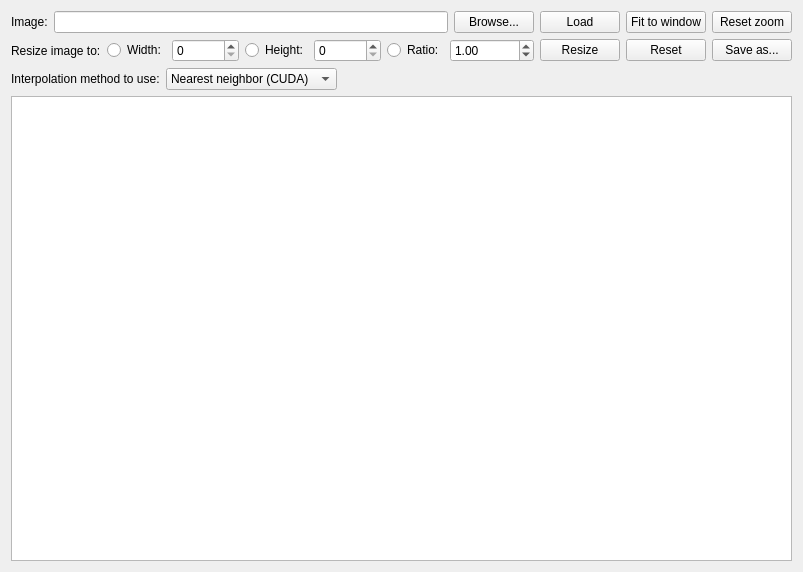
<?xml version="1.0" encoding="UTF-8"?>
<ui version="4.0">
 <class>MainWindow</class>
 <widget class="QMainWindow" name="MainWindow">
  <property name="geometry">
   <rect>
    <x>0</x>
    <y>0</y>
    <width>800</width>
    <height>572</height>
   </rect>
  </property>
  <property name="windowTitle">
   <string>ImageResizerCUDA</string>
  </property>
  <widget class="QWidget" name="centralWidget">
   <layout class="QVBoxLayout" name="verticalLayout">
    <item>
     <layout class="QHBoxLayout" name="horizontalLayout">
      <item>
       <widget class="QLabel" name="label">
        <property name="text">
         <string>Image:</string>
        </property>
       </widget>
      </item>
      <item>
       <widget class="QLineEdit" name="pathBox"/>
      </item>
      <item>
       <widget class="QPushButton" name="browseBtn">
        <property name="text">
         <string>Browse...</string>
        </property>
       </widget>
      </item>
      <item>
       <widget class="QPushButton" name="loadBtn">
        <property name="text">
         <string>Load</string>
        </property>
       </widget>
      </item>
      <item>
       <widget class="QPushButton" name="fitToWindowBtn">
        <property name="text">
         <string>Fit to window</string>
        </property>
       </widget>
      </item>
      <item>
       <widget class="QPushButton" name="resetZoomBtn">
        <property name="text">
         <string>Reset zoom</string>
        </property>
       </widget>
      </item>
     </layout>
    </item>
    <item>
     <layout class="QHBoxLayout" name="horizontalLayout_2">
      <item>
       <widget class="QLabel" name="label_2">
        <property name="text">
         <string>Resize image to:</string>
        </property>
       </widget>
      </item>
      <item>
       <widget class="QRadioButton" name="widthBtn">
        <property name="text">
         <string>Width:</string>
        </property>
       </widget>
      </item>
      <item>
       <widget class="QSpinBox" name="widthSpinBox">
        <property name="maximum">
         <number>999999</number>
        </property>
       </widget>
      </item>
      <item>
       <widget class="QRadioButton" name="heightBtn">
        <property name="text">
         <string>Height:</string>
        </property>
       </widget>
      </item>
      <item>
       <widget class="QSpinBox" name="heightSpinBox">
        <property name="maximum">
         <number>999999</number>
        </property>
       </widget>
      </item>
      <item>
       <widget class="QRadioButton" name="ratioBtn">
        <property name="text">
         <string>Ratio:</string>
        </property>
       </widget>
      </item>
      <item>
       <widget class="QDoubleSpinBox" name="ratioSpinBox">
        <property name="minimum">
         <double>0.010000000000000</double>
        </property>
        <property name="maximum">
         <double>999999.000000000000000</double>
        </property>
        <property name="singleStep">
         <double>0.100000000000000</double>
        </property>
        <property name="value">
         <double>1.000000000000000</double>
        </property>
       </widget>
      </item>
      <item>
       <widget class="QPushButton" name="resizeBtn">
        <property name="text">
         <string>Resize</string>
        </property>
       </widget>
      </item>
      <item>
       <widget class="QPushButton" name="resetBtn">
        <property name="text">
         <string>Reset</string>
        </property>
       </widget>
      </item>
      <item>
       <widget class="QPushButton" name="saveAsBtn">
        <property name="text">
         <string>Save as...</string>
        </property>
       </widget>
      </item>
      <item>
       <spacer name="horizontalSpacer">
        <property name="orientation">
         <enum>Qt::Horizontal</enum>
        </property>
        <property name="sizeHint" stdset="0">
         <size>
          <width>40</width>
          <height>20</height>
         </size>
        </property>
       </spacer>
      </item>
     </layout>
    </item>
    <item>
     <layout class="QHBoxLayout" name="horizontalLayout_3">
      <item>
       <widget class="QLabel" name="label_3">
        <property name="text">
         <string>Interpolation method to use:</string>
        </property>
       </widget>
      </item>
      <item>
       <widget class="QComboBox" name="methodBox">
        <item>
         <property name="text">
          <string>Nearest neighbor (CUDA)</string>
         </property>
        </item>
        <item>
         <property name="text">
          <string>Bilinear (CUDA)</string>
         </property>
        </item>
        <item>
         <property name="text">
          <string>Nearest neighbor (CPU)</string>
         </property>
        </item>
        <item>
         <property name="text">
          <string>Bilinear (CPU)</string>
         </property>
        </item>
        <item>
         <property name="text">
          <string>Bicubic (CPU)</string>
         </property>
        </item>
       </widget>
      </item>
      <item>
       <spacer name="horizontalSpacer_2">
        <property name="orientation">
         <enum>Qt::Horizontal</enum>
        </property>
        <property name="sizeHint" stdset="0">
         <size>
          <width>40</width>
          <height>20</height>
         </size>
        </property>
       </spacer>
      </item>
     </layout>
    </item>
    <item>
     <widget class="GraphicsViewEx" name="graphicsView"/>
    </item>
   </layout>
  </widget>
 </widget>
 <layoutdefault spacing="6" margin="11"/>
 <customwidgets>
  <customwidget>
   <class>GraphicsViewEx</class>
   <extends>QGraphicsView</extends>
   <header>graphicsviewex.h</header>
  </customwidget>
 </customwidgets>
 <resources/>
 <connections/>
</ui>
